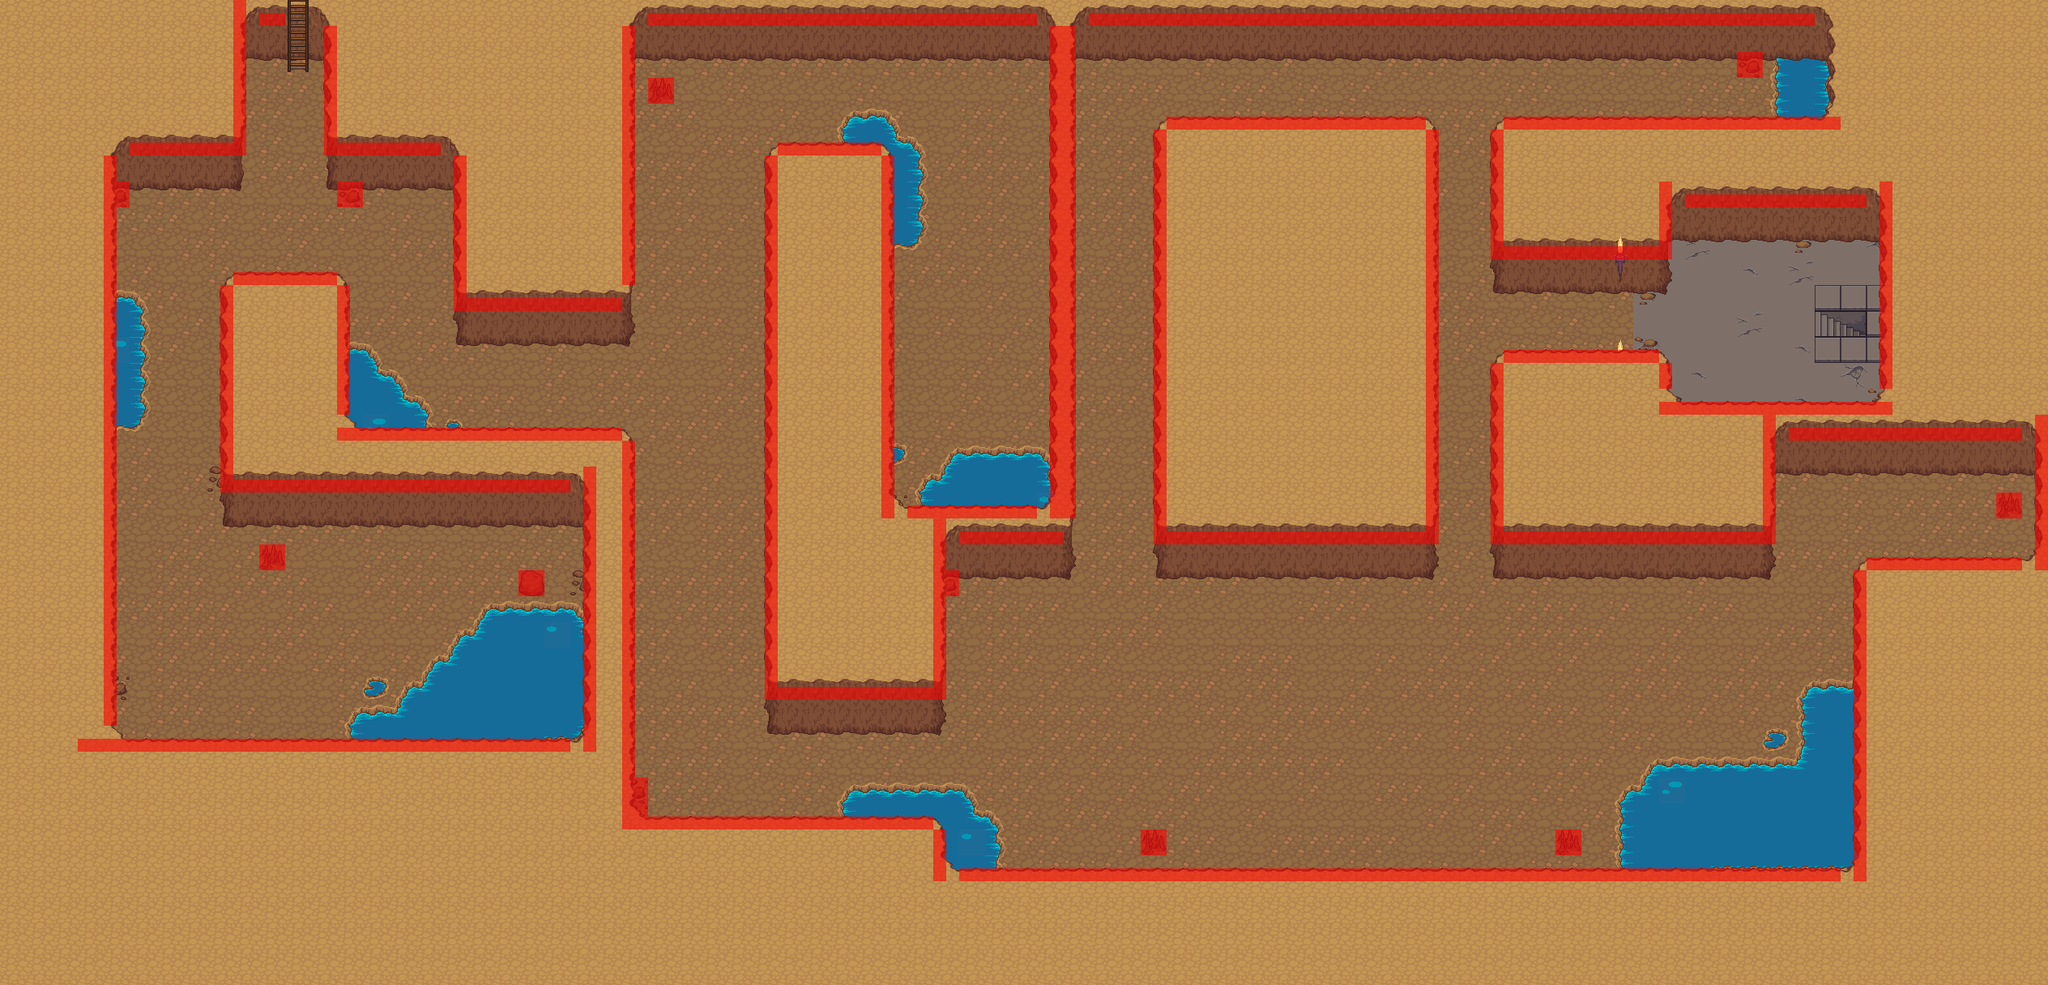

Tiled map render using the project's own tile images. Description and the map definition, with tile-layer contents summarised, below:
An orthogonal 79x38 tile map with 32x32 px tiles, 10 tile layers (Dirt, MPCs, Misc2, Water, ...), 44 tilesets and 9 objects.

<map version="1.0" orientation="orthogonal" renderorder="right-down" width="79" height="38" tilewidth="32" tileheight="32" nextobjectid="1">
 <tileset firstgid="1" name="barrel" tilewidth="32" tileheight="32" tilecount="8" columns="4">
  <image source="../Tiles/LPC/barrel.png" width="128" height="64" />
 </tileset>
 <tileset firstgid="9" name="brackish" tilewidth="32" tileheight="32" tilecount="18" columns="3">
  <image source="../Tiles/LPC/brackish.png" width="96" height="192" />
 </tileset>
 <tileset firstgid="27" name="bridges" tilewidth="32" tileheight="32" tilecount="42" columns="6">
  <image source="../Tiles/LPC/bridges.png" width="192" height="224" />
 </tileset>
 <tileset firstgid="69" name="buckets" tilewidth="32" tileheight="32" tilecount="6" columns="3">
  <image source="../Tiles/LPC/buckets.png" width="96" height="64" />
 </tileset>
 <tileset firstgid="75" name="cabinets" tilewidth="32" tileheight="32" tilecount="78" columns="6">
  <image source="../Tiles/LPC/cabinets.png" width="192" height="416" />
 </tileset>
 <tileset firstgid="153" name="castle_lightsources" tilewidth="32" tileheight="32" tilecount="20" columns="5">
  <image source="../Tiles/LPC/castle_lightsources.png" width="160" height="128" />
 </tileset>
 <tileset firstgid="173" name="castle_outside" tilewidth="32" tileheight="32" tilecount="187" columns="17">
  <image source="../Tiles/LPC/castle_outside.png" width="544" height="352" />
 </tileset>
 <tileset firstgid="360" name="castlefloors_outside" tilewidth="32" tileheight="32" tilecount="20" columns="4">
  <image source="../Tiles/LPC/castlefloors_outside.png" width="128" height="160" />
 </tileset>
 <tileset firstgid="380" name="castlefloors" tilewidth="32" tileheight="32" tilecount="100" columns="10">
  <image source="../Tiles/LPC/castlefloors.png" width="320" height="320" />
 </tileset>
 <tileset firstgid="480" name="castlewalls" tilewidth="32" tileheight="32" tilecount="180" columns="12">
  <image source="../Tiles/LPC/castlewalls.png" width="384" height="480" />
 </tileset>
 <tileset firstgid="660" name="cement" tilewidth="32" tileheight="32" tilecount="18" columns="3">
  <image source="../Tiles/LPC/cement.png" width="96" height="192" />
 </tileset>
 <tileset firstgid="678" name="cementstair" tilewidth="32" tileheight="32" tilecount="20" columns="5">
  <image source="../Tiles/LPC/cementstair.png" width="160" height="128" />
 </tileset>
 <tileset firstgid="698" name="chests" tilewidth="32" tileheight="32" tilecount="6" columns="2">
  <image source="../Tiles/LPC/chests.png" width="64" height="96" />
 </tileset>
 <tileset firstgid="704" name="country" tilewidth="32" tileheight="32" tilecount="20" columns="5">
  <image source="../Tiles/LPC/country.png" width="160" height="128" />
 </tileset>
 <tileset firstgid="724" name="cup" tilewidth="32" tileheight="32" tilecount="2" columns="1">
  <image source="../Tiles/LPC/cup.png" width="32" height="64" />
 </tileset>
 <tileset firstgid="726" name="dirt" tilewidth="32" tileheight="32" tilecount="18" columns="3">
  <image source="../Tiles/LPC/dirt.png" width="96" height="192" />
 </tileset>
 <tileset firstgid="744" name="dirt2" tilewidth="32" tileheight="32" tilecount="18" columns="3">
  <image source="../Tiles/LPC/dirt2.png" width="96" height="192" />
 </tileset>
 <tileset firstgid="762" name="dungeon" tilewidth="32" tileheight="32" tilecount="104" columns="13">
  <image source="../Tiles/LPC/dungeon.png" width="416" height="256" />
 </tileset>
 <tileset firstgid="866" name="grass" tilewidth="32" tileheight="32" tilecount="18" columns="3">
  <image source="../Tiles/LPC/grass.png" width="96" height="192" />
 </tileset>
 <tileset firstgid="884" name="grassalt" tilewidth="32" tileheight="32" tilecount="18" columns="3">
  <image source="../Tiles/LPC/grassalt.png" width="96" height="192" />
 </tileset>
 <tileset firstgid="902" name="hole" tilewidth="32" tileheight="32" tilecount="18" columns="3">
  <image source="../Tiles/LPC/hole.png" width="96" height="192" />
 </tileset>
 <tileset firstgid="920" name="holek" tilewidth="32" tileheight="32" tilecount="18" columns="3">
  <image source="../Tiles/LPC/holek.png" width="96" height="192" />
 </tileset>
 <tileset firstgid="938" name="holemid" tilewidth="32" tileheight="32" tilecount="18" columns="3">
  <image source="../Tiles/LPC/holemid.png" width="96" height="192" />
 </tileset>
 <tileset firstgid="956" name="house" tilewidth="32" tileheight="32" tilecount="63" columns="9">
  <image source="../Tiles/LPC/house.png" width="288" height="224" />
 </tileset>
 <tileset firstgid="1019" name="inside" tilewidth="32" tileheight="32" tilecount="100" columns="10">
  <image source="../Tiles/LPC/inside.png" width="320" height="320" />
 </tileset>
 <tileset firstgid="1119" name="kitchen" tilewidth="32" tileheight="32" tilecount="8" columns="2">
  <image source="../Tiles/LPC/kitchen.png" width="64" height="128" />
 </tileset>
 <tileset firstgid="1127" name="lava" tilewidth="32" tileheight="32" tilecount="18" columns="3">
  <image source="../Tiles/LPC/lava.png" width="96" height="192" />
 </tileset>
 <tileset firstgid="1145" name="lavarock" tilewidth="32" tileheight="32" tilecount="18" columns="3">
  <image source="../Tiles/LPC/lavarock.png" width="96" height="192" />
 </tileset>
 <tileset firstgid="1163" name="mountains" tilewidth="32" tileheight="32" tilecount="108" columns="12">
  <image source="../Tiles/LPC/mountains.png" width="384" height="288" />
 </tileset>
 <tileset firstgid="1271" name="rock" tilewidth="32" tileheight="32" tilecount="2" columns="2">
  <image source="../Tiles/LPC/rock.png" width="64" height="32" />
 </tileset>
 <tileset firstgid="1273" name="signs" tilewidth="32" tileheight="32" tilecount="6" columns="3">
  <image source="../Tiles/LPC/signs.png" width="96" height="64" />
 </tileset>
 <tileset firstgid="1279" name="stairs" tilewidth="32" tileheight="32" tilecount="112" columns="8">
  <image source="../Tiles/LPC/stairs.png" width="256" height="448" />
 </tileset>
 <tileset firstgid="1391" name="treetop" tilewidth="32" tileheight="32" tilecount="42" columns="6">
  <image source="../Tiles/LPC/treetop.png" width="192" height="224" />
 </tileset>
 <tileset firstgid="1433" name="trunk" tilewidth="32" tileheight="32" tilecount="18" columns="6">
  <image source="../Tiles/LPC/trunk.png" width="192" height="96" />
 </tileset>
 <tileset firstgid="1451" name="victoria" tilewidth="32" tileheight="32" tilecount="55" columns="11">
  <image source="../Tiles/LPC/victoria.png" width="352" height="160" />
 </tileset>
 <tileset firstgid="1506" name="water" tilewidth="32" tileheight="32" tilecount="18" columns="3">
  <image source="../Tiles/LPC/water.png" width="96" height="192" />
  <terraintypes>
   <terrain name="WaterPath" tile="-1" />
  </terraintypes>
  <tile id="1" terrain="0,0,0," />
  <tile id="2" terrain="0,0,,0" />
  <tile id="4" terrain="0,,0,0" />
  <tile id="5" terrain=",0,0,0" />
  <tile id="6" terrain=",,,0" />
  <tile id="7" terrain=",,0,0" />
  <tile id="8" terrain=",,0," />
  <tile id="9" terrain=",0,,0" />
  <tile id="10" terrain="0,0,0,0" />
  <tile id="11" terrain="0,,0," />
  <tile id="12" terrain=",0,," />
  <tile id="13" terrain="0,0,," />
  <tile id="14" terrain="0,,," />
 </tileset>
 <tileset firstgid="1524" name="waterfall" tilewidth="32" tileheight="32" tilecount="15" columns="3">
  <image source="../Tiles/LPC/waterfall.png" width="96" height="160" />
 </tileset>
 <tileset firstgid="1539" name="watergrass" tilewidth="32" tileheight="32" tilecount="18" columns="3">
  <image source="../Tiles/LPC/watergrass.png" width="96" height="192" />
 </tileset>
 <tileset firstgid="1557" name="base_out_atlas" tilewidth="32" tileheight="32" tilecount="1024" columns="32">
  <image source="../Tiles/base_out_atlas.png" width="1024" height="1024" />
 </tileset>
 <tileset firstgid="2581" name="build_atlas" tilewidth="32" tileheight="32" tilecount="1024" columns="32">
  <image source="../Tiles/build_atlas.png" width="1024" height="1024" />
 </tileset>
 <tileset firstgid="3605" name="obj_misk_atlas" tilewidth="32" tileheight="32" tilecount="1024" columns="32">
  <image source="../Tiles/obj_misk_atlas.png" width="1024" height="1024" />
 </tileset>
 <tileset firstgid="4629" name="terrain_atlas" tilewidth="32" tileheight="32" tilecount="1024" columns="32">
  <image source="../Tiles/terrain_atlas.png" width="1024" height="1024" />
 </tileset>
 <tileset firstgid="5653" name="terrain" tilewidth="32" tileheight="32" tilecount="1024" columns="32">
  <image source="../Tiles/terrain.png" width="1024" height="1024" />
 </tileset>
 <tileset firstgid="6677" name="Collisions" tilewidth="32" tileheight="32" tilecount="9" columns="3">
  <image source="../Tiles/Collisions.png" width="96" height="96" />
  <tile id="0">
   <objectgroup draworder="index">
    <object id="1" x="0" y="0" width="32" height="32" />
   </objectgroup>
  </tile>
  <tile id="1">
   <objectgroup draworder="index">
    <object id="1" x="16" y="0" width="16" height="32" />
   </objectgroup>
  </tile>
  <tile id="2">
   <objectgroup draworder="index">
    <object id="1" x="0" y="0" width="16" height="32" />
   </objectgroup>
  </tile>
  <tile id="3">
   <objectgroup draworder="index">
    <object id="1" x="0" y="16" width="32" height="16" />
   </objectgroup>
  </tile>
  <tile id="4">
   <objectgroup draworder="index">
    <object id="1" x="0" y="0" width="32" height="16" />
   </objectgroup>
  </tile>
  <tile id="5">
   <objectgroup draworder="index">
    <object id="1" x="16" y="16" width="16" height="16" />
   </objectgroup>
  </tile>
  <tile id="6">
   <objectgroup draworder="index">
    <object id="1" x="16" y="0" width="16" height="16" />
   </objectgroup>
  </tile>
  <tile id="7">
   <objectgroup draworder="index">
    <object id="1" x="0" y="16" width="16" height="16" />
   </objectgroup>
  </tile>
  <tile id="8">
   <objectgroup draworder="index">
    <object id="1" x="0" y="0" width="16" height="16" />
   </objectgroup>
  </tile>
 </tileset>
 <layer name="Dirt" width="79" height="38">
  <data>[3002 cells, 3002 non-empty, 2 distinct tile ids]</data>
 </layer>
 <layer name="MPCs" width="79" height="38">
  <data>[3002 cells, 0 non-empty, 0 distinct tile ids]</data>
 </layer>
 <layer name="Misc2" width="79" height="38">
  <data>[3002 cells, 17 non-empty, 5 distinct tile ids]</data>
 </layer>
 <layer name="Water" width="79" height="38">
  <data>[3002 cells, 280 non-empty, 18 distinct tile ids]</data>
 </layer>
 <layer name="Cave2" width="79" height="38">
  <data>[3002 cells, 66 non-empty, 7 distinct tile ids]</data>
 </layer>
 <layer name="Tile Layer 9" width="79" height="38">
  <data>[3002 cells, 6 non-empty, 3 distinct tile ids]</data>
 </layer>
 <layer name="Cave" width="79" height="38">
  <data>[3002 cells, 2072 non-empty, 31 distinct tile ids]</data>
 </layer>
 <layer name="Ladders" width="79" height="38">
  <data>[3002 cells, 3 non-empty, 2 distinct tile ids]</data>
 </layer>
 <layer name="Misc" width="79" height="38">
  <data>[3002 cells, 4 non-empty, 3 distinct tile ids]</data>
 </layer>
 <layer name="Collision" width="79" height="38" opacity="0.59">
  <data>[3002 cells, 512 non-empty, 4 distinct tile ids]</data>
 </layer>
</map>
